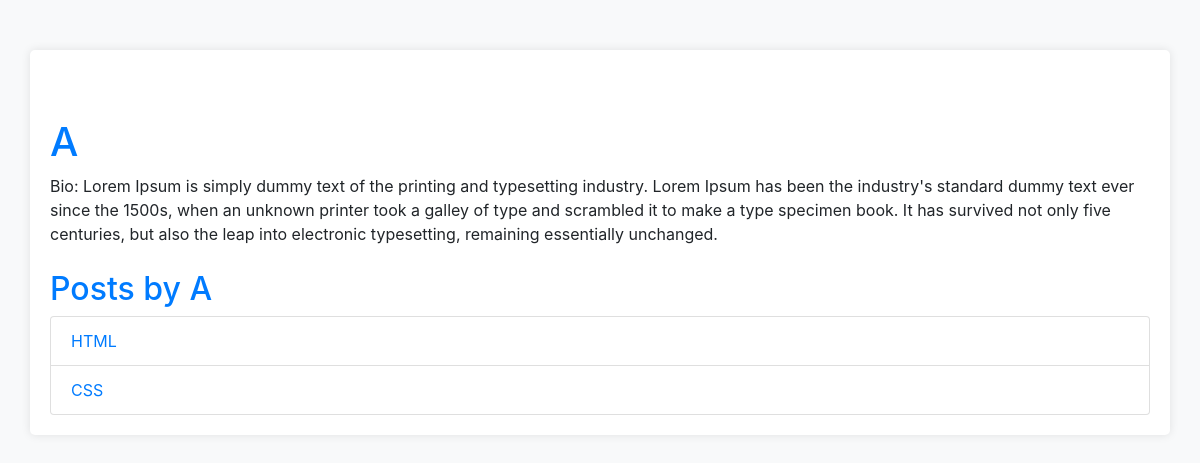
Screenshot of /authors/1 with the database file from the repository.
### blog/models.py (models this page shows, shortened)
class Author(models.Model):
    name = models.CharField(max_length=100)
    bio = models.TextField()

class Post(models.Model):
    title = models.CharField(max_length=200)
    content = models.TextField()
    pub_date = models.DateTimeField(auto_now_add=True)
    author = models.ForeignKey(Author, on_delete=models.CASCADE)

### blog/views.py (the view)
# urls.py: path('authors/<int:pk>', AuthorDetailView.as_view(), name='author-detail'),
class AuthorDetailView(DetailView):
    model = Author
    template_name = 'author_detail.html'

### blog/templates/author_detail.html (shortened to what this page needs)
{% extends 'base.html' %}
{% load static %}
{% block content %}
<h1 class="mt-5">{{ object.name }}</h1>
<p>Bio: {{ object.bio }}</p>
<h2 class="mt-4">Posts by {{ object.name }}</h2>
<ul class="list-group">
    {% for post in object.post_set.all %}
        <li class="list-group-item"><a href="{% url 'post-detail' post.id %}">{{ post.title }}</a></li>
    {% endfor %}
</ul>
{% endblock %}

### blog/templates/base.html (shortened to what this page needs)
{% load static %}
<!DOCTYPE html>
<html lang="en">
<head>
    <link rel="stylesheet" href="https://stackpath.bootstrapcdn.com/bootstrap/4.3.1/css/bootstrap.min.css">
    <link rel="stylesheet" href="{% static 'css/style.css' %}">
</head>
<body>
    <div class="container">
        {% block content %}
        {% endblock %}
    </div>
</body>
</html>

### blog/static/css/style.css (style rules this page uses)
body { background-color: #f8f9fa; }
.container { background-color: #ffffff; margin-top: 50px; padding: 20px; border-radius: 5px; box-shadow: 0 0 10px rgba(0, 0, 0, 0.1); }
h1, h2 { color: #007bff; }
.list-group-item { cursor: pointer; }

### rows the page displays
Author: name "A", bio "Lorem Ipsum is simply dummy text of the printing and typesetting industry. Lorem Ipsum has been the industry's standard dummy text ever since the 1500s, when an unknown printer took a galley of type and scrambled it to make a type specimen book. It has survived not only five centuries, but also the leap into electronic typesetting, remaining essentially unchanged."
Post: title "HTML"
Post: title "CSS"
